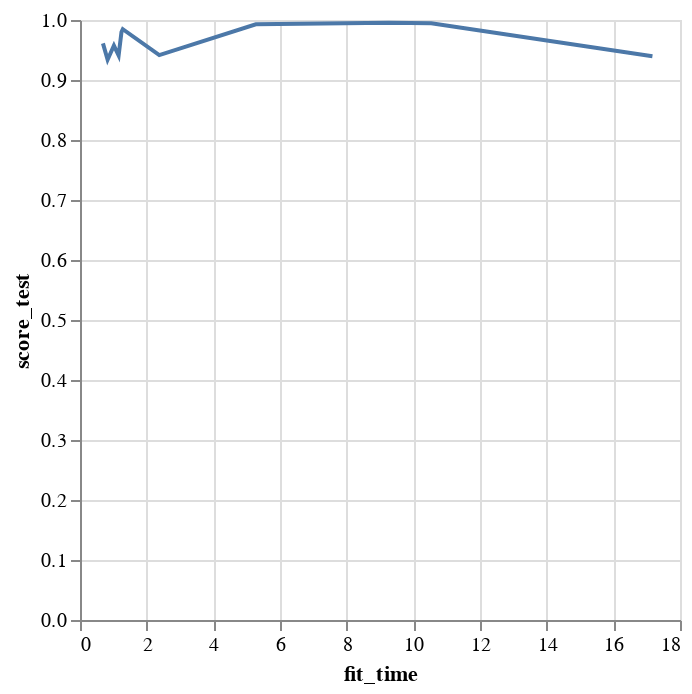

Write notebook code for a chart like this one.
### Code cell
# prompt: Using dataframe leaderboard: line

import altair as alt

# Create a line chart using Altair
# X-axis is 'fit_time', Y-axis is 'score_test'
chart = alt.Chart(leaderboard).mark_line().encode(
    x='fit_time',
    y='score_test'
)

# Display the chart
chart

### Figure 1 — Vega-Lite specification as saved in the notebook (floating-point values rounded to 4 significant figures)
{"config": {"view": {"continuousWidth": 300, "continuousHeight": 300}}, "data": {"name": "data-3a600f4bd40e4fb68ddeccff479c488d"}, "mark": {"type": "line"}, "encoding": {"x": {"field": "fit_time", "type": "quantitative"}, "y": {"field": "score_test", "type": "quantitative"}}, "$schema": "https://vega.github.io/schema/vega-lite/v5.20.1.json", "datasets": {"data-3a600f4bd40e4fb68ddeccff479c488d": [{"model": "CatBoost", "score_test": 0.9955, "score_val": 0.9979, "eval_metric": "roc_auc", "pred_time_test": 0.02723, "pred_time_val": 0.009338, "fit_time": 9.262, "pred_time_test_marginal": 0.02723, "pred_time_val_marginal": 0.009338, "fit_time_marginal": 9.262, "stack_level": 1, "can_infer": true, "fit_order": 5}, {"model": "WeightedEnsemble_L2", "score_test": 0.9947, "score_val": 0.9987, "eval_metric": "roc_auc", "pred_time_test": 0.1998, "pred_time_val": 0.1303, "fit_time": 10.54, "pred_time_test_marginal": 0.004346, "pred_time_val_marginal": 0.001014, "fit_time_marginal": 0.09397, "stack_level": 2, "can_infer": true, "fit_order": 12}, {"model": "NeuralNetFastAI", "score_test": 0.9927, "score_val": 0.9881, "eval_metric": "roc_auc", "pred_time_test": 0.04767, "pred_time_val": 0.02435, "fit_time": 5.276, "pred_time_test_marginal": 0.04767, "pred_time_val_marginal": 0.02435, "fit_time_marginal": 5.276, "stack_level": 1, "can_infer": true, "fit_order": 8}, {"model": "RandomForestEntr", "score_test": 0.9847, "score_val": 0.9841, "eval_metric": "roc_auc", "pred_time_test": 0.1332, "pred_time_val": 0.1132, "fit_time": 1.284, "pred_time_test_marginal": 0.1332, "pred_time_val_marginal": 0.1132, "fit_time_marginal": 1.284, "stack_level": 1, "can_infer": true, "fit_order": 4}, {"model": "RandomForestGini", "score_test": 0.9801, "score_val": 0.9801, "eval_metric": "roc_auc", "pred_time_test": 0.1326, "pred_time_val": 0.1111, "fit_time": 1.244, "pred_time_test_marginal": 0.1326, "pred_time_val_marginal": 0.1111, "fit_time_marginal": 1.244, "stack_level": 1, "can_infer": true, "fit_order": 3}, {"model": "LightGBM", "score_test": 0.9611, "score_val": 0.9506, "eval_metric": "roc_auc", "pred_time_test": 0.02416, "pred_time_val": 0.01162, "fit_time": 0.6886, "pred_time_test_marginal": 0.02416, "pred_time_val_marginal": 0.01162, "fit_time_marginal": 0.6886, "stack_level": 1, "can_infer": true, "fit_order": 2}, {"model": "LightGBMLarge", "score_test": 0.9574, "score_val": 0.9382, "eval_metric": "roc_auc", "pred_time_test": 0.05263, "pred_time_val": 0.02551, "fit_time": 1.018, "pred_time_test_marginal": 0.05263, "pred_time_val_marginal": 0.02551, "fit_time_marginal": 1.018, "stack_level": 1, "can_infer": true, "fit_order": 11}, {"model": "ExtraTreesEntr", "score_test": 0.9511, "score_val": 0.9516, "eval_metric": "roc_auc", "pred_time_test": 0.1682, "pred_time_val": 0.1199, "fit_time": 1.181, "pred_time_test_marginal": 0.1682, "pred_time_val_marginal": 0.1199, "fit_time_marginal": 1.181, "stack_level": 1, "can_infer": true, "fit_order": 7}, {"model": "XGBoost", "score_test": 0.9416, "score_val": 0.8997, "eval_metric": "roc_auc", "pred_time_test": 0.03494, "pred_time_val": 0.01027, "fit_time": 2.379, "pred_time_test_marginal": 0.03494, "pred_time_val_marginal": 0.01027, "fit_time_marginal": 2.379, "stack_level": 1, "can_infer": true, "fit_order": 9}, {"model": "ExtraTreesGini", "score_test": 0.9409, "score_val": 0.9445, "eval_metric": "roc_auc", "pred_time_test": 0.1602, "pred_time_val": 0.1213, "fit_time": 1.159, "pred_time_test_marginal": 0.1602, "pred_time_val_marginal": 0.1213, "fit_time_marginal": 1.159, "stack_level": 1, "can_infer": true, "fit_order": 6}, {"model": "NeuralNetTorch", "score_test": 0.9395, "score_val": 0.9405, "eval_metric": "roc_auc", "pred_time_test": 0.03747, "pred_time_val": 0.01425, "fit_time": 17.17, "pred_time_test_marginal": 0.03747, "pred_time_val_marginal": 0.01425, "fit_time_marginal": 17.17, "stack_level": 1, "can_infer": true, "fit_order": 10}, {"model": "LightGBMXT", "score_test": 0.9338, "score_val": 0.9111, "eval_metric": "roc_auc", "pred_time_test": 0.06386, "pred_time_val": 0.0298, "fit_time": 0.8281, "pred_time_test_marginal": 0.06386, "pred_time_val_marginal": 0.0298, "fit_time_marginal": 0.8281, "stack_level": 1, "can_infer": true, "fit_order": 1}]}}
